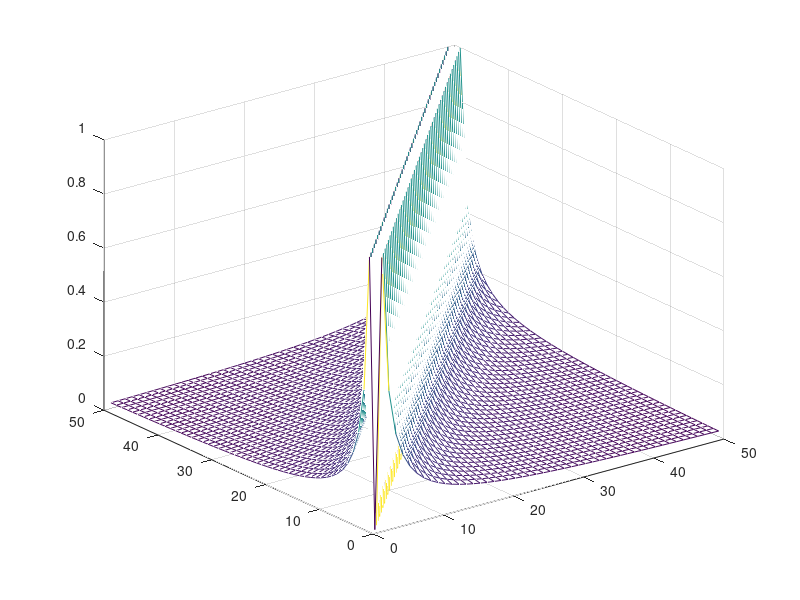
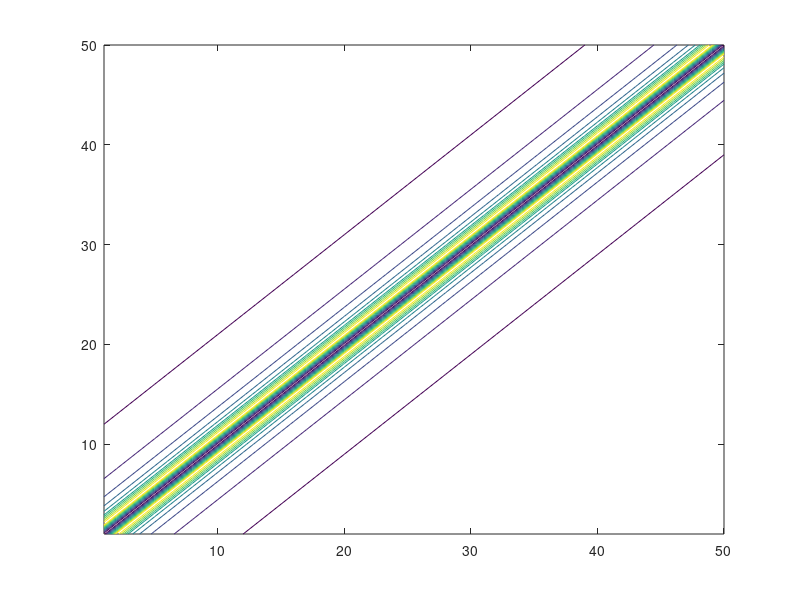
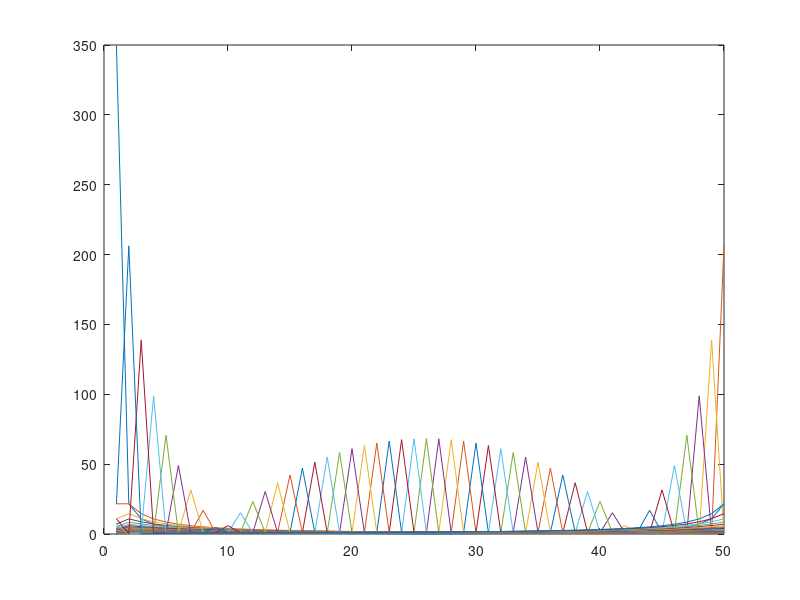

Write the MATLAB code that produced these figures, in order.
clear all
clf
for i = 1:50
    for j=1:50
        A(i,j) = 1/abs(i-j);
        if(i==j) 
            A(i,j) = 0;
        end

    end
end

figure(1)
mesh(A)
figure(2)
contour(A)
figure(3)
plot(abs(fft2(A)))

inv(A)
det(A)
[x,y] = eig(A);

